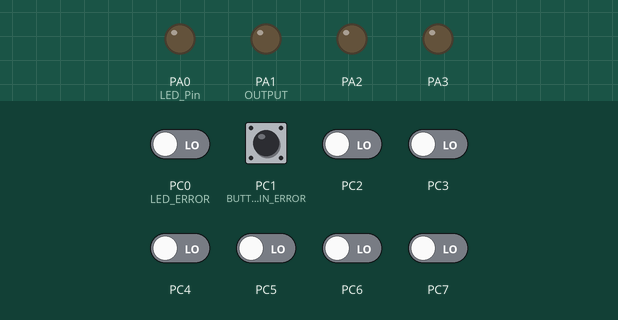
Bench run of a program on a simulated ATmega32, built with avr-gcc and emulated at 8 MHz. On the bench: output pins drawn as LEDs (lit = HIGH). Inputs (shaded band) come from the test bench; at power-on: PC0 (LED_ERROR), PC1 (BUTTON_PIN_ERROR), PC2–7 LOW.

Above: at 1.2 s.
1.3 s: PC1 (BUTTON_PIN_ERROR) pulled HIGH for 0.15 s
At 2.2 s:
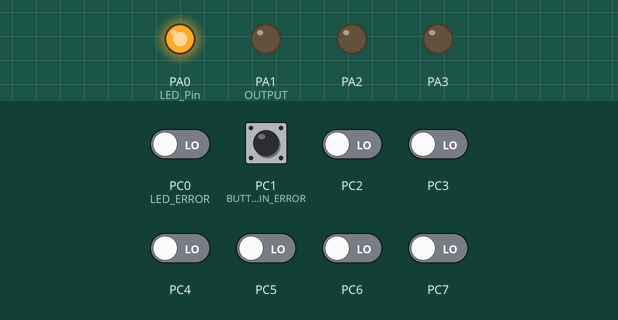
2.9 s: PC1 (BUTTON_PIN_ERROR) pulled HIGH for 1 s
At 3.5 s:
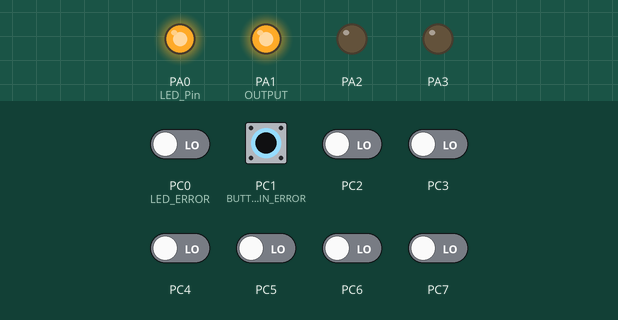
5.4 s: PC1 (BUTTON_PIN_ERROR) pulled HIGH for 0.15 s
At 6.6 s:
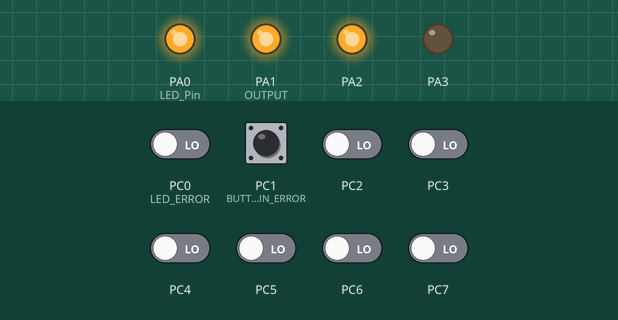
7.0 s: PC1 (BUTTON_PIN_ERROR) pulled HIGH for 0.15 s
At 7.8 s:
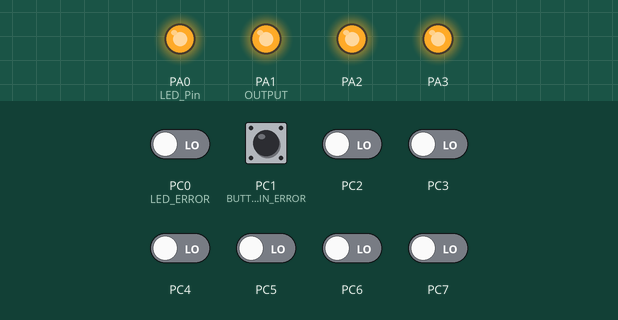
8.6 s: PC1 (BUTTON_PIN_ERROR) pulled HIGH for 1 s
At 9.0 s:
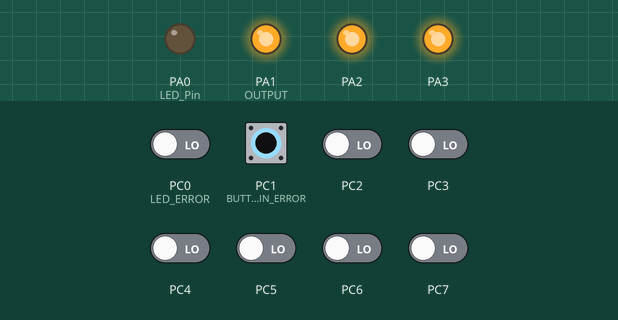
11.1 s: PC1 (BUTTON_PIN_ERROR) pulled HIGH for 0.15 s
At 12.1 s:
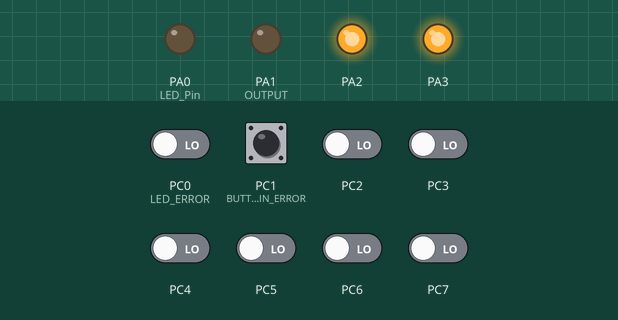
Timing chart, 0 to 13.7 s (numbered marks = the images above; inputs shaded):
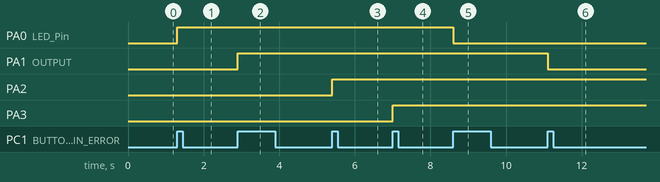

Measured:
- after the input at 1.3 s, PA0 (LED_Pin): LOW → HIGH at once
- after the input at 2.9 s, PA1 (OUTPUT): LOW → HIGH at once
- after the input at 5.4 s, PA2: LOW → HIGH at once
- after the input at 7.0 s, PA3: LOW → HIGH at once
- after the input at 8.6 s, PA0 (LED_Pin): HIGH → LOW at once
- after the input at 11.1 s, PA1 (OUTPUT): HIGH → LOW at once

The program:

main.c
```c
/*
 * LED sequence V1.0.c
 *
 * Created: 8/22/2023 10:49:21 PM
 * Author : Bolis Karam
 */

//#include <avr/io.h>
#include "APP/APP.h"

//void DIO_test_Init(void);
//void DIO_Test_Update(void);

//void LED_Test_Init(void);
//void LED_Test_Update(void);

int main(void)
{
	//DIO_test_Init();
	//LED_Test_Init();
	APP_Init();


    /* Replace with your application code */
    while (1)
    {
		//DIO_Test_Update();
		//LED_Test_Update();
		APP_Update();

	}
}


//------------------------------------- Test INIT DIO peripheral -----------------------------------
/*void DIO_test_Init(void){
	ST_DIO_Config_t DIO_Init_Config;
	EN_DIO_STATUS_t DIO_ERROR = DIO_OK ;

	DIO_Init_Config.portName = PORT_A;
	DIO_Init_Config.pinNumber = PIN2 ;
	DIO_Init_Config.direction = OUTPUT;
	DIO_ERROR = MCAL_DIO_Init_Pin(&DIO_Init_Config);

	DIO_Init_Config.portName = PORT_B;
	DIO_Init_Config.pinNumber = PIN4 ;
	DIO_Init_Config.direction = OUTPUT;
	DIO_ERROR = MCAL_DIO_Init_Pin(&DIO_Init_Config);
}*/
//-------------------------------------------------------------------------------------------------

//------------------------------------- Test DIO peripheral ---------------------------------------
/*void DIO_Test_Update(void){
	ST_DIO_Data_Config_t DIO_Write_Config;
	EN_DIO_STATUS_t DIO_ERROR = DIO_OK ;
	DIO_Write_Config.portName = PORT_A;
	DIO_Write_Config.pinNumber = PIN2;
	DIO_ERROR = MCAL_DIO_Write_Pin(&DIO_Write_Config,High);

	DIO_Write_Config.portName = PORT_B;
	DIO_Write_Config.pinNumber = PIN4;
	DIO_ERROR = MCAL_DIO_Write_Pin(&DIO_Write_Config,LOW);
}*/
//--------------------------------------------------------------------------------------------------

//------------------------------------- Test INIT LED peripheral -----------------------------------
/*void LED_Test_Init(void){
	ST_LED_Config_t LED_Config;
	EN_LED_STATUS_t LED_ERROR = LED_OK ;

	LED_Config.LED_Port = PORT_A ;
	LED_Config.LED_Pin = PIN0 ;
	LED_ERROR = ECUAL_LED_Init(&LED_Config);

	LED_Config.LED_Port = PORT_A ;
	LED_Config.LED_Pin = PIN1 ;
	LED_ERROR = ECUAL_LED_Init(&LED_Config);
}*/
//---------------------------------------------------------------------------------------------

//------------------------------------- Test LED peripheral -----------------------------------
/*void LED_Test_Update(void){
	ST_LED_Config_t LED_Config;
	EN_LED_STATUS_t LED_ERROR = LED_OK ;

	LED_Config.LED_Port = PORT_A ;
	LED_Config.LED_Pin = PIN0 ;
	LED_ERROR = ECUAL_LED_ON(&LED_Config);

	LED_Config.LED_Port = PORT_A ;
	LED_Config.LED_Pin = PIN1 ;
	LED_ERROR = ECUAL_LED_ON(&LED_Config);
}*/
//---------------------------------------------------------------------------------------------
```

APP.c
```c
/*
 * APP.c
 *
 * Created: 8/26/2023 3:57:24 AM
 *  Author: Bolis
 */


#include "APP.h"

void APP_Init(void){

	//------------------------------------- Test INIT LED peripheral -----------------------------------

	ST_LED_Config_t LED_Config;
	EN_LED_STATUS_t LED_ERROR = LED_OK ;

	LED_Config.LED_Port = PORT_A ;
	LED_Config.LED_Pin = PIN0 ;
	LED_ERROR = ECUAL_LED_Init(&LED_Config);

	LED_Config.LED_Port = PORT_A ;
	LED_Config.LED_Pin = PIN1 ;
	LED_ERROR = ECUAL_LED_Init(&LED_Config);

	LED_Config.LED_Port = PORT_A ;
	LED_Config.LED_Pin = PIN2 ;
	LED_ERROR = ECUAL_LED_Init(&LED_Config);

	LED_Config.LED_Port = PORT_A ;
	LED_Config.LED_Pin = PIN3 ;
	LED_ERROR = ECUAL_LED_Init(&LED_Config);

	//---------------------------------------------------------------------------------------------

	//------------------------------------- Test INIT Button peripheral --------------------------------

	ST_BUTTON_Config_t Button_Config ;
	EN_BUTTON_STATUS_t BUTTON_ERROR = BUTTON_OK ;

	Button_Config.buttonPort = PORT_D ;
	Button_Config.buttonPin = PIN5;
	BUTTON_ERROR = ECUAL_BUTTON_Init(&Button_Config);

	//---------------------------------------------------------------------------------------------

}


void APP_Update(void){

	static uint8_t Count = 0 ;

	ST_LED_Config_t LED_Config;
	EN_LED_STATUS_t LED_ERROR = LED_OK ;

	ST_BUTTON_Config_t Button_Config ;
	EN_BUTTON_STATUS_t BUTTON_ERROR = BUTTON_OK ;

	EN_pinValue_t buttonValue = LOW ;

	Button_Config.buttonPort = PORT_C ;
	Button_Config.buttonPin = PIN1 ;

	BUTTON_ERROR = ECUAL_BUTTON_Read(&Button_Config,&buttonValue);

	if(BUTTON_ERROR == BUTTON_OK){

		if (buttonValue){
			if(Count >= 0 && Count < 4){
				LED_Config.LED_Port = PORT_A ;
				LED_Config.LED_Pin = PIN0 + Count ;
				LED_ERROR = ECUAL_LED_ON(&LED_Config);
				if (LED_ERROR== LED_OK)
				{
					Count++;
				}
			}
			else if(Count >= 4 && Count < 8 ){
				LED_Config.LED_Port = PORT_A ;
				LED_Config.LED_Pin = PIN0 + (Count-4);
				LED_ERROR = ECUAL_LED_OFF(&LED_Config);
				if (LED_ERROR== LED_OK)
				{
					if(Count == 7){
						Count = 0 ;
						}else{
						Count++;
					}
				}
			}
			while(buttonValue==High){
				BUTTON_ERROR = ECUAL_BUTTON_Read(&Button_Config,&buttonValue);
			}
		}
		// other solution
		/*
		if (buttonValue==High)
		{
			switch(Count){
				case 0:
					LED_Config.LED_Port = PORT_A ;
					LED_Config.LED_Pin = PIN0 ;
					LED_ERROR = ECUAL_LED_ON(&LED_Config);
					Count++;
					break;
				case 1:
					LED_Config.LED_Port = PORT_A ;
					LED_Config.LED_Pin = PIN1 ;
					LED_ERROR = ECUAL_LED_ON(&LED_Config);
					Count++;
					break;
				case 2:
					LED_Config.LED_Port = PORT_A ;
					LED_Config.LED_Pin = PIN2 ;
					LED_ERROR = ECUAL_LED_ON(&LED_Config);
					Count++;
					break;
				case 3:
					LED_Config.LED_Port = PORT_A ;
					LED_Config.LED_Pin = PIN3 ;
					LED_ERROR = ECUAL_LED_ON(&LED_Config);
					Count++;
					break;
				case 4:
					LED_Config.LED_Port = PORT_A ;
					LED_Config.LED_Pin = PIN0 ;
					LED_ERROR = ECUAL_LED_OFF(&LED_Config);
					Count++;
					break;
				case 5:
					LED_Config.LED_Port = PORT_A ;
					LED_Config.LED_Pin = PIN1 ;
					LED_ERROR = ECUAL_LED_OFF(&LED_Config);
					Count++;
					break;
				case 6:
					LED_Config.LED_Port = PORT_A ;
					LED_Config.LED_Pin = PIN2 ;
					LED_ERROR = ECUAL_LED_OFF(&LED_Config);
					break;
				case 7:
					LED_Config.LED_Port = PORT_A ;
					LED_Config.LED_Pin = PIN3 ;
					LED_ERROR = ECUAL_LED_OFF(&LED_Config);
					Count=0;
					break;
			}
			while(buttonValue==High){
				BUTTON_ERROR = ECUAL_BUTTON_Read(&Button_Config,&buttonValue);
			}
		}*/
	}
}
```

APP.h
```c
/*
 * APP.h
 *
 * Created: 8/26/2023 3:57:38 AM
 *  Author: Bolis
 */


#ifndef APP_H_
#define APP_H_

#include "../MCAL/DIO/DIO.h"
#include "../ECUAL/LED/LED.h"
#include "../ECUAL/BUTTON/BUTTON.h"


void APP_Init(void);
void APP_Update(void);

#endif /* APP_H_ */
```

Types.h
```c
/*
 * Types.h
 *
 * Created: 8/22/2023 11:11:04 PM
 *  Author: Bolis
 */

#ifndef TYPES_H_
#define TYPES_H_

#define F_CPU 8000000UL


typedef unsigned char	uint8_t;
typedef signed char		int8_t;
typedef unsigned short	uint16_t;
typedef signed short	int16_t;
typedef unsigned int	uint32_t;
typedef signed int		int32_t;

#define SET_BIT(ADDRESS, BIT) ADDRESS |= (1<<BIT)
#define RESET_BIT(ADDRESS, BIT) (ADDRESS &= ~(1<<BIT))
#define TOGGLE_BIT(ADDRESS, BIT) ADDRESS ^= (1<<BIT)
#define READ_BIT(ADDRESS, BIT) ((ADDRESS & (1<<BIT)) >> BIT)

#endif /* TYPES_H_ */
```

BUTTON.c
```c
/*
 * BUTTON.c
 *
 * Created: 8/22/2023 11:49:46 PM
 *  Author: Bolis
 */

#include "BUTTON.h"

EN_BUTTON_STATUS_t ECUAL_BUTTON_Init(ST_BUTTON_Config_t* Button_Config){

	EN_BUTTON_STATUS_t buttonStatus = BUTTON_OK;
	EN_DIO_STATUS_t DIO_Error = DIO_OK ;

	ST_DIO_Config_t DIO_Config;

	DIO_Config.direction = INPUT ;
	DIO_Config.portName = Button_Config->buttonPort;
	DIO_Config.pinNumber = Button_Config->buttonPin;
	DIO_Error=MCAL_DIO_Init_Pin(&DIO_Config);

	if (DIO_Error == PORT_ERROR)
	{
		buttonStatus = BUTTON_PORT_ERROR;
	}
	else if (DIO_Error == PIN_ERROR)
	{
		buttonStatus = BUTTON_PIN_ERROR;
	}
	else{
		buttonStatus = BUTTON_OK;
	}

	return buttonStatus;
}

EN_BUTTON_STATUS_t ECUAL_BUTTON_Read(ST_BUTTON_Config_t* Button_Config , EN_pinValue_t* pinValue ){

	EN_BUTTON_STATUS_t buttonStatus = BUTTON_OK;
	EN_DIO_STATUS_t DIO_Error = DIO_OK ;
	ST_DIO_Data_Config_t DIO_Config;
	DIO_Config.portName = Button_Config->buttonPort;
	DIO_Config.pinNumber = Button_Config->buttonPin;


	DIO_Error = MCAL_DIO_Read_Pin(&DIO_Config,pinValue);

	if (DIO_Error == PORT_ERROR)
	{
		buttonStatus = BUTTON_PORT_ERROR;
	}
	else if (DIO_Error == PIN_ERROR)
	{
		buttonStatus = BUTTON_PIN_ERROR;
	}
	else{
		buttonStatus = BUTTON_OK;

	}
	return buttonStatus ;
}
```

BUTTON.h
```c
/*
 * BUTTON.h
 *
 * Created: 8/22/2023 11:50:03 PM
 *  Author: Bolis
 */


#ifndef BUTTON_H_
#define BUTTON_H_

#include "../../MCAL/DIO/DIO.h"

typedef enum EN_BUTTON_STATUS_t{
	BUTTON_OK = 0 ,
	BUTTON_PIN_ERROR,
	BUTTON_PORT_ERROR
}EN_BUTTON_STATUS_t;


typedef struct ST_BUTTON_Config_t{
	EN_pinNumber_t buttonPin;
	EN_portName_t buttonPort;
}ST_BUTTON_Config_t;


EN_BUTTON_STATUS_t ECUAL_BUTTON_Init(ST_BUTTON_Config_t* LED_Config);
EN_BUTTON_STATUS_t ECUAL_BUTTON_Read(ST_BUTTON_Config_t* LED_Config , uint8_t* pinValue );


#endif /* BUTTON_H_ */
```

LED.c
```c
/*
 * LED.c
 *
 * Created: 8/22/2023 11:50:29 PM
 *  Author: Bolis
 */


#include "LED.h"

EN_LED_STATUS_t ECUAL_LED_Init(ST_LED_Config_t* LED_Config){
	EN_LED_STATUS_t errorStatus = LED_OK ;
	EN_DIO_STATUS_t DIO_Error = DIO_OK ;
	ST_DIO_Config_t DIO_Config;
	DIO_Config.direction = OUTPUT ;
	DIO_Config.portName = LED_Config->LED_Port;
	DIO_Config.pinNumber = LED_Config->LED_Pin;

	DIO_Error = MCAL_DIO_Init_Pin(&DIO_Config);

	if(DIO_Error == PIN_ERROR)
	{
		errorStatus = LED_PIN_ERROR ;
	}
	else if(DIO_Error == PORT_ERROR)
	{
		errorStatus = LED_PORT_ERROR ;
	}
	else
	{
		errorStatus = LED_OK ;
	}

	return errorStatus ;
}


EN_LED_STATUS_t ECUAL_LED_ON(ST_LED_Config_t* LED_Config){

	EN_LED_STATUS_t errorStatus = LED_OK ;
	EN_DIO_STATUS_t DIO_Error = DIO_OK ;

	ST_DIO_Data_Config_t DIO_DConfig;
	DIO_DConfig.portName = LED_Config->LED_Port;
	DIO_DConfig.pinNumber = LED_Config->LED_Pin;

	DIO_Error = MCAL_DIO_Write_Pin(&DIO_DConfig,High);

	if(DIO_Error == PIN_ERROR){
		errorStatus = LED_PIN_ERROR ;
		}else if(DIO_Error == PORT_ERROR){
		errorStatus = LED_PORT_ERROR ;
		}else{
		errorStatus = LED_OK ;
	}
	return errorStatus ;
}


EN_LED_STATUS_t ECUAL_LED_OFF(ST_LED_Config_t* LED_Config){

	EN_LED_STATUS_t errorStatus = LED_OK ;
	EN_DIO_STATUS_t DIO_Error = DIO_OK ;

	ST_DIO_Data_Config_t DIO_DConfig;
	DIO_DConfig.portName = LED_Config->LED_Port;
	DIO_DConfig.pinNumber = LED_Config->LED_Pin;

	DIO_Error = MCAL_DIO_Write_Pin(&DIO_DConfig,LOW);

	if(DIO_Error == PIN_ERROR){
		errorStatus = LED_PIN_ERROR ;
		}else if(DIO_Error == PORT_ERROR){
		errorStatus = LED_PORT_ERROR ;
		}else{
		errorStatus = LED_OK ;
	}
	return errorStatus ;
}


EN_LED_STATUS_t ECUAL_LED_Toggle(ST_LED_Config_t* LED_Config){

	EN_LED_STATUS_t errorStatus = LED_OK ;
	EN_DIO_STATUS_t DIO_Error = DIO_OK ;

	ST_DIO_Data_Config_t DIO_DConfig;
	DIO_DConfig.portName = LED_Config->LED_Port;
	DIO_DConfig.pinNumber = LED_Config->LED_Pin;

	DIO_Error = MCAL_DIO_Toggle_Pin(&DIO_DConfig);

	if(DIO_Error == PIN_ERROR){
		errorStatus = LED_PIN_ERROR ;
		}else if(DIO_Error == PORT_ERROR){
		errorStatus = LED_PORT_ERROR ;
		}else{
		errorStatus = LED_OK ;
	}
	return errorStatus ;
}
```

LED.h
```c
/*
 * LED.h
 *
 * Created: 8/22/2023 11:50:18 PM
 *  Author: Bolis
 */


#ifndef LED_H_
#define LED_H_

#include "../../MCAL/DIO/DIO.h"


typedef enum EN_LED_STATUS_t{
	LED_OK = 0 ,
	LED_PIN_ERROR,
	LED_PORT_ERROR
}EN_LED_STATUS_t;

typedef struct ST_LED_Config_t{

	EN_pinNumber_t LED_Pin;
	EN_portName_t LED_Port;

}ST_LED_Config_t;


EN_LED_STATUS_t ECUAL_LED_Init(ST_LED_Config_t* LED_Config);
EN_LED_STATUS_t ECUAL_LED_ON(ST_LED_Config_t* LED_Config);
EN_LED_STATUS_t ECUAL_LED_OFF(ST_LED_Config_t* LED_Config);
EN_LED_STATUS_t ECUAL_LED_Toggle(ST_LED_Config_t* LED_Config);


#endif /* LED_H_ */
```

DIO.c
```c
/*
 * DIO.c
 *
 * Created: 8/22/2023 11:46:41 PM
 *  Author: Bolis
 */
#include "DIO.h"

EN_DIO_STATUS_t MCAL_DIO_Init_Pin(ST_DIO_Config_t* DIO_Config){

	EN_DIO_STATUS_t errorStatus = DIO_OK;
	switch(DIO_Config->portName){

		case PORT_A:
			if(DIO_Config->direction == OUTPUT){
				if(DIO_Config->pinNumber >=0 && DIO_Config->pinNumber <=7 ){
					SET_BIT(DDRA,DIO_Config->pinNumber);
				}else{
					errorStatus = PIN_ERROR;
				}
			}else if(DIO_Config->direction == INPUT){
				if(DIO_Config->pinNumber >=0 && DIO_Config->pinNumber <=7 ){
					RESET_BIT(DDRA,DIO_Config->pinNumber);
				}else{
					errorStatus = PIN_ERROR;
				}
			}else{
				errorStatus = DIRECTION_ERROR ;
			}
			break;

		case PORT_B:
			if(DIO_Config->direction == OUTPUT){
				if(DIO_Config->pinNumber >=0 && DIO_Config->pinNumber <=7 ){
					SET_BIT(DDRB,DIO_Config->pinNumber);
				}else{
					errorStatus = PIN_ERROR;
				}
			}else if(DIO_Config->direction == INPUT){
				if(DIO_Config->pinNumber >=0 && DIO_Config->pinNumber <=7 ){
					RESET_BIT(DDRB,DIO_Config->pinNumber);
				}else{
					errorStatus = PIN_ERROR;
				}
			}else{
				errorStatus = DIRECTION_ERROR ;
			}
			break;

		case PORT_C:
			if(DIO_Config->direction == OUTPUT){
				if(DIO_Config->pinNumber >=0 && DIO_Config->pinNumber <=7 ){
					SET_BIT(DDRC,DIO_Config->pinNumber);
				}else{
					errorStatus = PIN_ERROR;
				}
			}else if(DIO_Config->direction == INPUT){
				if(DIO_Config->pinNumber >=0 && DIO_Config->pinNumber <=7 ){
					RESET_BIT(DDRC,DIO_Config->pinNumber);
				}else{
					errorStatus = PIN_ERROR;
				}
			}else{
				errorStatus = DIRECTION_ERROR ;
			}
			break;

		case PORT_D:
			if(DIO_Config->direction == OUTPUT){
				if(DIO_Config->pinNumber >=0 && DIO_Config->pinNumber <=7 ){
					SET_BIT(DDRD,DIO_Config->pinNumber);
				}else{
					errorStatus = PIN_ERROR;
				}
			}else if(DIO_Config->direction == INPUT){
				if(DIO_Config->pinNumber >=0 && DIO_Config->pinNumber <=7 ){
					RESET_BIT(DDRD,DIO_Config->pinNumber);
				}else{
					errorStatus = PIN_ERROR;
				}
			}else{
				errorStatus = DIRECTION_ERROR ;
			}
			break;
		default:
			errorStatus = PORT_ERROR ;
			break;
	}
	return errorStatus ;
}


EN_DIO_STATUS_t MCAL_DIO_Write_Pin(ST_DIO_Data_Config_t* DIO_Config, EN_pinValue_t pinValue){

	EN_DIO_STATUS_t errorStatus = DIO_OK;

	switch(DIO_Config->portName){
		case PORT_A:
			if(DIO_Config->pinNumber >=0 && DIO_Config->pinNumber <=7 ){
				if(pinValue==High){
					SET_BIT(PORTA,DIO_Config->pinNumber);
				}else if(pinValue==LOW){
					RESET_BIT(PORTA,DIO_Config->pinNumber);
				}else{
					errorStatus = VALUE_ERROR;
				}

			}else{
				errorStatus = PIN_ERROR;
			}
			break;

		case PORT_B:
			if(DIO_Config->pinNumber >=0 && DIO_Config->pinNumber <=7 ){
				if(pinValue==High){
					SET_BIT(PORTB,DIO_Config->pinNumber);
				}else if(pinValue==LOW){
					RESET_BIT(PORTB,DIO_Config->pinNumber);
				}else{
					errorStatus = VALUE_ERROR;
				}
			}else{
				errorStatus = PIN_ERROR;
			}
			break;

		case PORT_C:
			if(DIO_Config->pinNumber >=0 && DIO_Config->pinNumber <=7 ){
				if(pinValue==High){
					SET_BIT(PORTC,DIO_Config->pinNumber);
				}else if(pinValue==LOW){
					RESET_BIT(PORTC,DIO_Config->pinNumber);
				}else{
					errorStatus = VALUE_ERROR;
				}
			}else{
				errorStatus = PIN_ERROR;
			}
			break;

		case PORT_D:
			if(DIO_Config->pinNumber >=0 && DIO_Config->pinNumber <=7 ){
				if(pinValue==High){
					SET_BIT(PORTD,DIO_Config->pinNumber);
				}else if(pinValue==LOW){
					RESET_BIT(PORTD,DIO_Config->pinNumber);
				}else{
					errorStatus = VALUE_ERROR;
				}
			}else{
				errorStatus = PIN_ERROR;
			}
			break;

		default:
			errorStatus =PORT_ERROR;
			break;
	}
	return errorStatus;
}

EN_DIO_STATUS_t MCAL_DIO_Read_Pin(ST_DIO_Data_Config_t* DIO_Config,EN_pinValue_t* pinValue){

	EN_DIO_STATUS_t errorStatus = DIO_OK;

	switch(DIO_Config->portName){

		case PORT_A:
			if(DIO_Config->pinNumber >=0 && DIO_Config->pinNumber <=7 ){
				*pinValue = READ_BIT(PINA,DIO_Config->pinNumber);
			}else{
				errorStatus = PIN_ERROR;
			}
			break;

		case PORT_B:
			if(DIO_Config->pinNumber >=0 && DIO_Config->pinNumber <=7 ){
				*pinValue = READ_BIT(PINB,DIO_Config->pinNumber);
			}else{
				errorStatus = PIN_ERROR;
			}
			break;

		case PORT_C:
			if(DIO_Config->pinNumber >=0 && DIO_Config->pinNumber <=7 ){
				*pinValue = READ_BIT(PINC,DIO_Config->pinNumber);
			}else{
				errorStatus = PIN_ERROR;
			}
			break;

		case PORT_D:
			if(DIO_Config->pinNumber >=0 && DIO_Config->pinNumber <=7 ){
				*pinValue = READ_BIT(PIND,DIO_Config->pinNumber);
			}else{
				errorStatus = PIN_ERROR;
			}
			break;
		default:
			errorStatus =PORT_ERROR;
			break;
	}
	return errorStatus;
}

EN_DIO_STATUS_t MCAL_DIO_Toggle_Pin(ST_DIO_Data_Config_t* DIO_Config){

	EN_DIO_STATUS_t errorStatus = DIO_OK;

	switch(DIO_Config->portName){
		case PORT_A:
			if(DIO_Config->pinNumber >=0 && DIO_Config->pinNumber <=7 ){
				TOGGLE_BIT(PORTA,DIO_Config->pinNumber);
			}else{
				errorStatus = PIN_ERROR;
			}
			break;

		case PORT_B:
			if(DIO_Config->pinNumber >=0 && DIO_Config->pinNumber <=7 ){
				TOGGLE_BIT(PORTB,DIO_Config->pinNumber);
			}else{
				errorStatus = PIN_ERROR;
			}
			break;

		case PORT_C:
			if(DIO_Config->pinNumber >=0 && DIO_Config->pinNumber <=7 ){
				TOGGLE_BIT(PORTC,DIO_Config->pinNumber);
			}else{
				errorStatus = PIN_ERROR;
			}
			break;

		case PORT_D:
			if(DIO_Config->pinNumber >=0 && DIO_Config->pinNumber <=7 ){
				TOGGLE_BIT(PORTD,DIO_Config->pinNumber);
			}else{
				errorStatus = PIN_ERROR;
			}
			break;

		default:
			errorStatus =PORT_ERROR;
			break;
	}
	return errorStatus;

}
```

Register.h
```c
/*
 * Register.h
 *
 * Created: 8/22/2023 11:10:47 PM
 *  Author: Bolis
 */


#ifndef REGISTER_H_
#define REGISTER_H_

#include "Types.h"
//#include <stdint.h>

#define PORTA	*((volatile uint8_t*)0x3B)
#define DDRA	*((volatile uint8_t*)0x3A)
#define PINA	*((volatile uint8_t*)0x39)

#define PORTB	*((volatile uint8_t*)0x38)
#define DDRB	*((volatile uint8_t*)0x37)
#define PINB	*((volatile uint8_t*)0x36)

#define PORTC	*((volatile uint8_t*)0x35)
#define DDRC	*((volatile uint8_t*)0x34)
#define PINC	*((volatile uint8_t*)0x33)

#define PORTD	*((volatile uint8_t*)0x32)
#define DDRD	*((volatile uint8_t*)0x31)
#define PIND	*((volatile uint8_t*)0x30)


#endif /* REGISTER_H_ */
```

Source omitted: DIO.h (1169 bytes)
